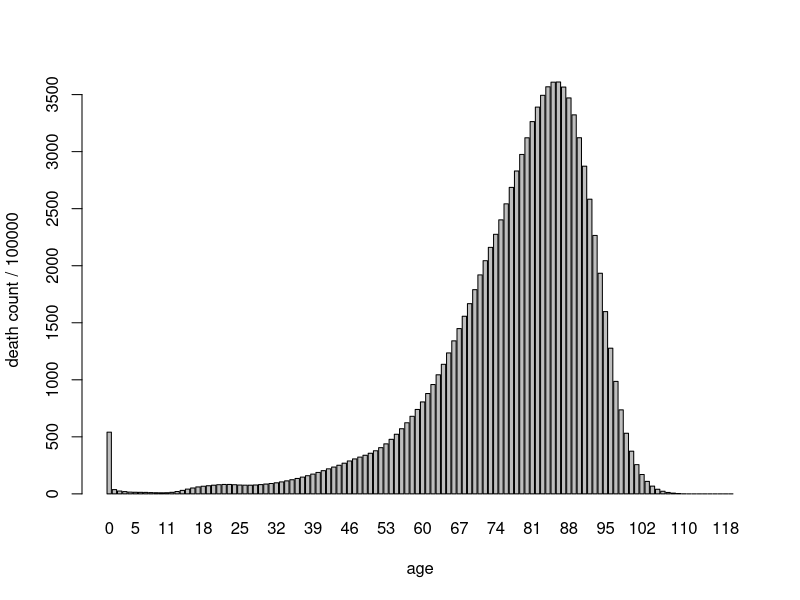
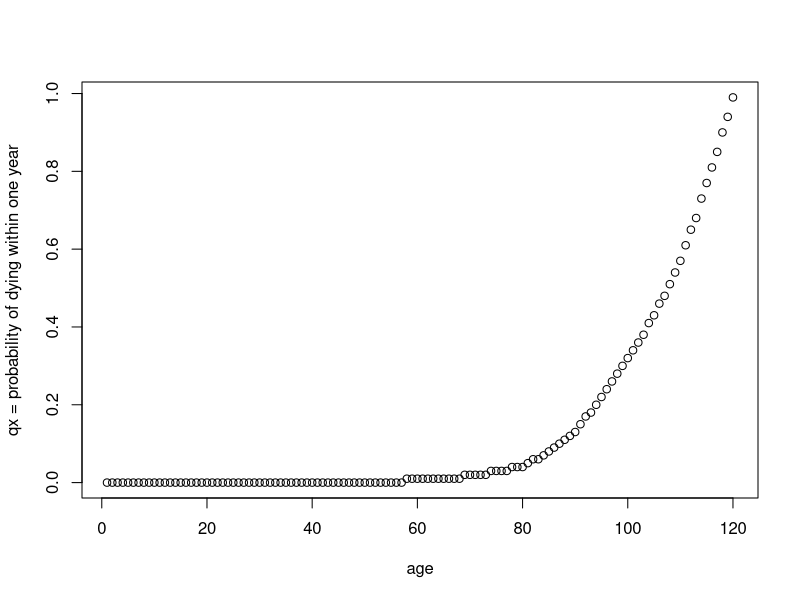

Here is the R script that generated these plots, in order: (Note: this script raises an error after producing the figures.)
## ---- chunk 1

lifetableNCHS <- read.csv("data/lifetable.csv")
lifetableMale <- read.csv("data/lifetable-male-2010.csv")
lifetableFemale <- read.csv("data/lifetable-female-2010.csv")
barplot((lifetableFemale$dx+ lifetableMale$dx)/2, ylab="death count / 100000", xlab="age", names.arg=lifetableFemale$x)
# 
# dt <- (lifetableFemale$dx+ lifetableMale$dx)/2
# lab <- rep("", length(dt))
# lab[seq(1, length(dt), by=5)] <- lifetableMale$x[seq(1, length(dt), by=5)]
# barplot(dt, names.arg=lab)


## ---- chunk 2

plot(lifetableFemale$qx, ylab="qx = probability of dying within one year", xlab="age")


## ---- chunk 3

kable(lifetableNCHS[61:70,], booktabs=TRUE, row.names = FALSE, caption='Life Table')%>%
  kable_styling(latex_options = c("hold_position"))

## ---- chunk 4
prod(1-lifetableNCHS[1:60,"qx"])

